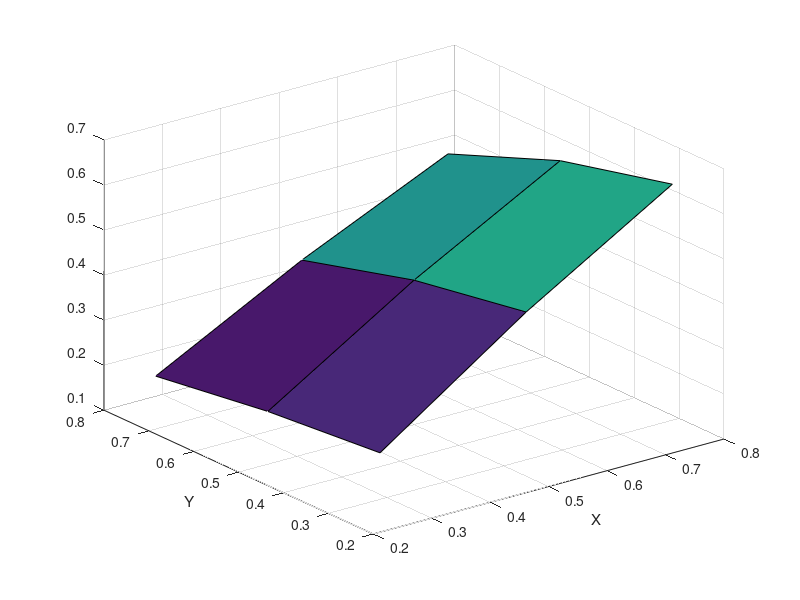
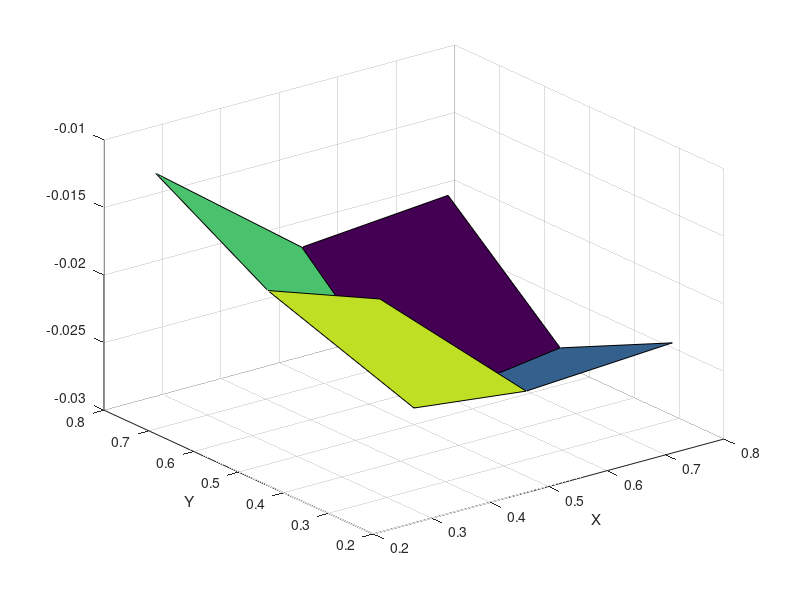
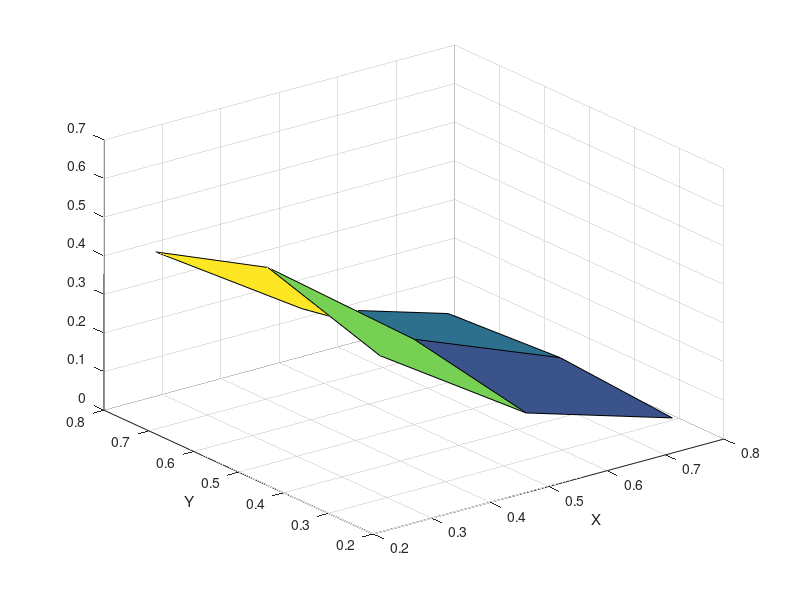

These figures' MATLAB source, in order:
% Number of grid points in x and y directions
nx = 4;
ny = 4;

% Grid spacing
dx = 1 / nx;
dy = 1 / ny;

% Diagonal block
diag_block = eye(ny-1) * (- 2/dx^2 - 2/dy^2);
diag_block = diag_block + diag(ones(ny-2, 1) / dy^2, 1);
diag_block = diag_block + diag(ones(ny-2, 1) / dy^2, - 1);

% Creating matrix with all the diagonal block
Matrix = kron(eye(nx-1), diag_block);
Matrix = Matrix + diag(ones((nx-2) * (ny-1), 1) / dx^2, ny-1);
Matrix = Matrix + diag(ones((nx-2) * (ny-1), 1) / dx^2, -(ny-1));

% Create RHS
x = (1:nx-1) * dx;
y = (1:ny-1) * dy;
[X, Y] = meshgrid(x, y);
F = sin(X) .* cos(Y);
f = reshape(F, (nx-1)*(ny-1), 1);
figure(1);
surf(X, Y, F);
xlabel('X');
ylabel('Y');

% Solve the system
u = Matrix \ f;
U = reshape(u, ny-1, nx-1);
figure(2);
surf(X, Y, U);
xlabel('X');
ylabel('Y');

% Non zero boundary condition on x = 0
% Boundary condition
ux0 = ones(ny-1, 1);

% RHS
f(1:ny-1) = f(1:ny-1) - ux0 / dx^2;

% Solve the system with new boundary condition
u = Matrix \ f;
U = reshape(u, ny-1, nx-1);
figure(3);
surf(X, Y, U);
xlabel('X');
ylabel('Y');
